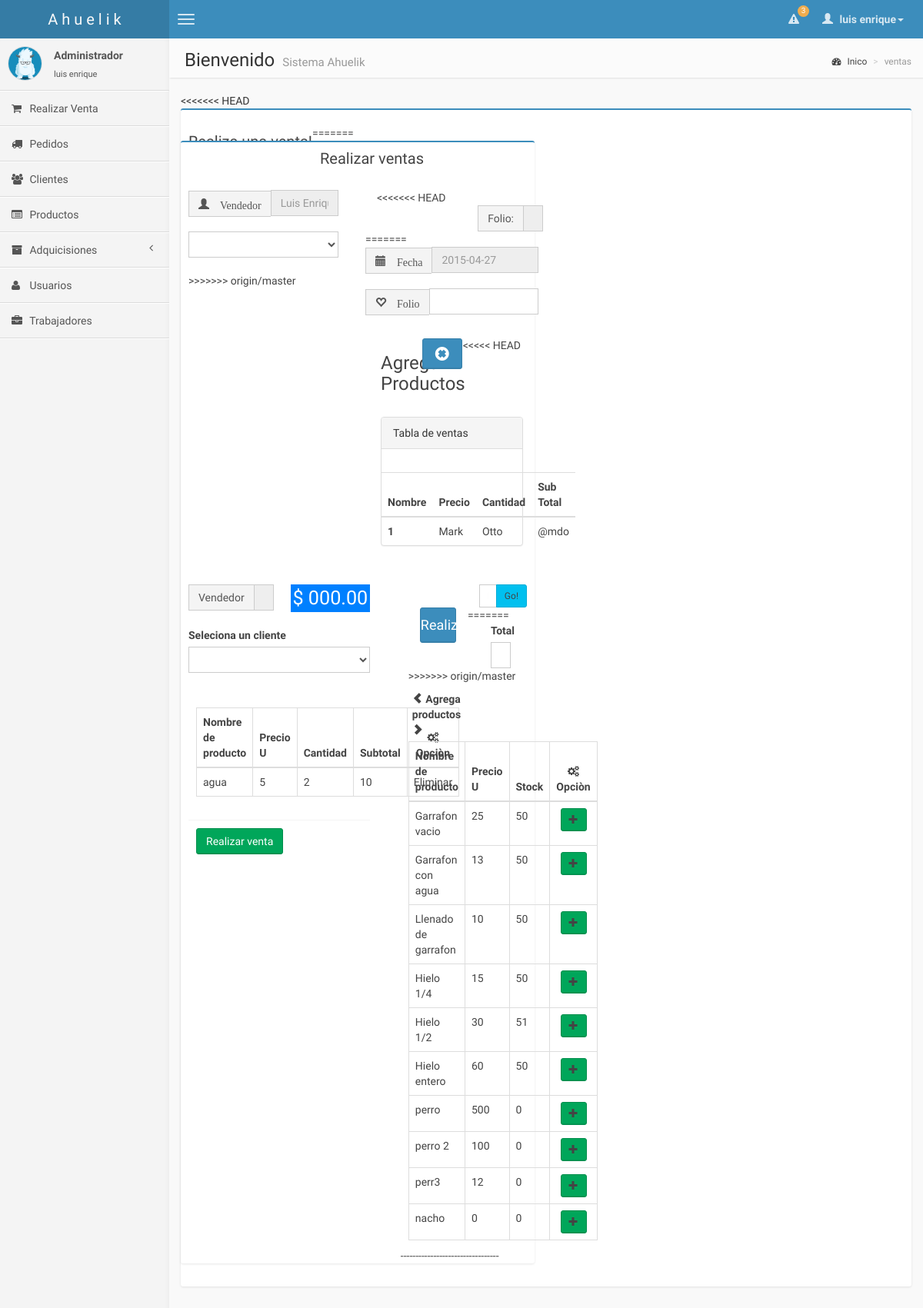
/pages/ventas.php (signed in), run on an earlier commit of the app's database.
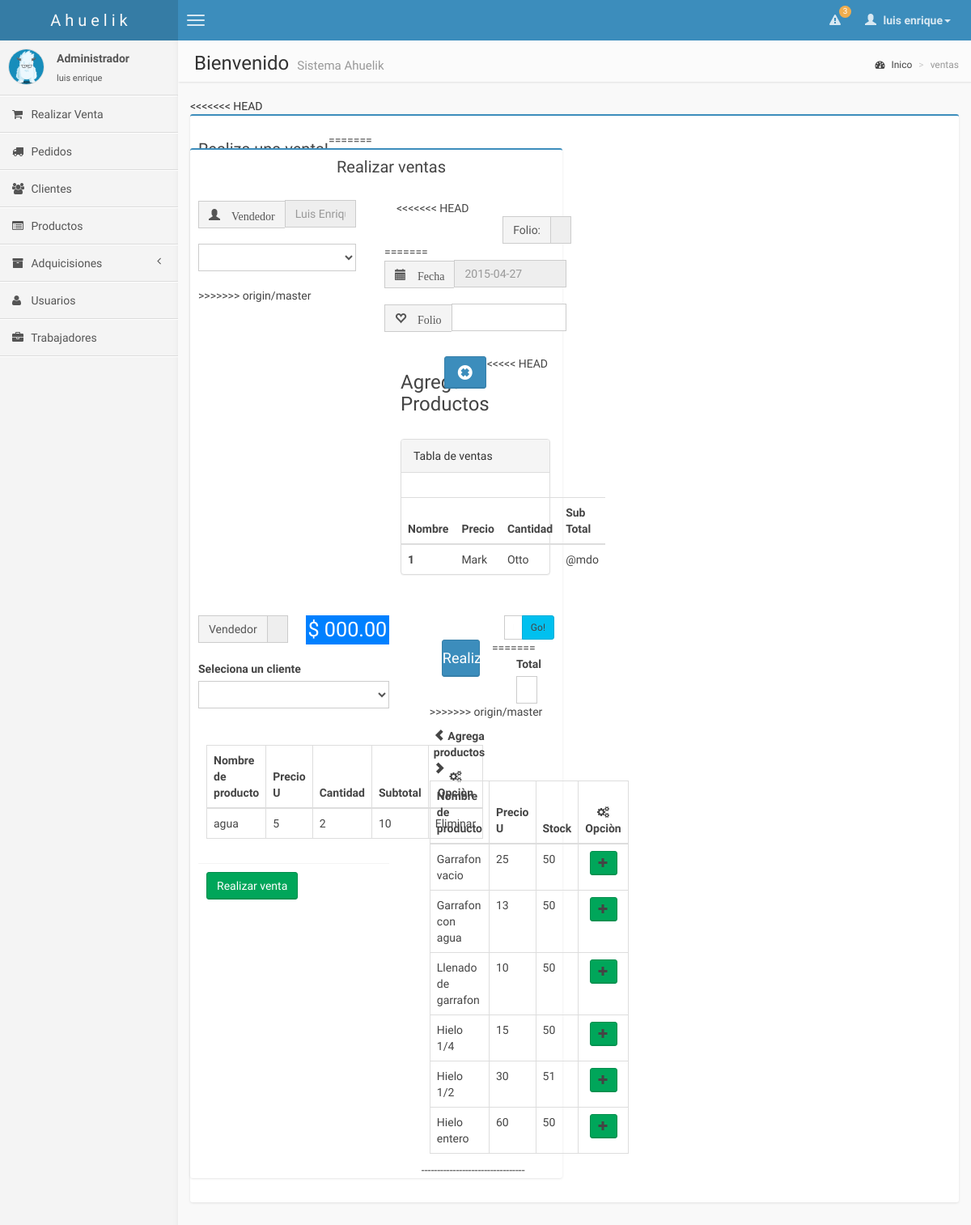
And on a later commit of the database.
### tables this page shows
CREATE TABLE `productos` (
  `id_producto` int(11) NOT NULL AUTO_INCREMENT,
  `nombre` varchar(50) NOT NULL,
  `descripcion` varchar(50) DEFAULT NULL,
  `stock` int(10) NOT NULL,
  `precio_venta` int(10) NOT NULL,
  PRIMARY KEY (`id_producto`)
);

### pages/ventas.php (the view, shortened to what the changed rows need)
<?php
    include("conexion.php");
?>
<!DOCTYPE html>
<html>
    <head>
        <link href="../css/bootstrap.min.css" rel="stylesheet" type="text/css" />
        <link href="../css/font-awesome.min.css" rel="stylesheet" type="text/css" />
        <link href="../css/ionicons.min.css" rel="stylesheet" type="text/css" />
        <link href="../css/AdminLTE.css" rel="stylesheet" type="text/css" />
        <link href="../css/my_style.css" rel="stylesheet" type="text/css" />
    </head>
    <body class="pace-done skin-blue">
        <div class="wrapper row-offcanvas row-offcanvas-left">
            <aside class="right-side">
                <section class="content-header">
                    <h1>
                        Bienvenido
                        <small> Sistema Ahuelik</small>
                    </h1>
                </section>
                <section class="content">
                    <?php
                        $v_query_productos = "SELECT * FROM productos";
                        $v_productos_table = mysqli_query($link,$v_query_productos) or die ("Problemas Consulta_productos:".mysql_error());
                    ?>
                    <div class="box box-primary">
                        <div class="box-header">
                            <div class="row">
                                <div class="col-sm-6 col-md-6">
                         <div class="box box-primary">
                                <div class="row">
                                <div class="col-xs-6">
                                <div class="col-xs-12">
                                    <div class="panel panel-default">
                                         <table class="table">
                                                <thead>
                                                    <tr>
                                                        <th>Nombre</th>
                                                        <th>Precio</th>
                                                        <th>Cantidad</th>
                                                        <th>Sub Total</th>
                                                    </tr>
                                                </thead>
                                                <tbody>
                                                    <tr>
                                                        <th scope="row">1</th>
                                                    </tr>
                                                </tbody>
                                         </table>
                                        </div><br>
                                </div>
                            </div>
                        </div>
                        <div class="row">
                            <div class="col-sm-7 col-md-7">
                                <div class="box-body">
                                    <form class="form-group" action="ventas.php" method="post">
                                        <div class="box-body table-responsive">
                                            <table id="example2" class="table table-bordered table-hover" style="">
                                                <thead>
                                                    <tr>
                                                        <th>Nombre de producto</th>
                                                        <th>Precio U</th>
                                                        <th>Cantidad</th>
                                                        <th>Subtotal</th>
                                                        <th style="text-align:center"><samp class="fa fa-cogs"></samp> Opciòn</th>
                                                    </tr>
                                                </thead>
                                            </table>
                                        </div>
                                    </form>
                                </div>
                            </div>
                            <div class="col-sm-5 col-md-5">
                                <div class="box-body table-responsive">
                                    <table id="regTable" id="example2" class="table table-bordered table-hover">
                                        <thead>
                                            <tr>
                                                <th>Nombre de producto</th>
                                                <th>Precio U</th>
                                                <th>Stock</th>
                                                <th style="text-align:center"><samp class="fa fa-cogs"></samp> Opciòn</th>
                                            </tr>
                                        </thead>
                                        <tbody>
                                            <?php
                                                while($reg_show_table = mysqli_fetch_array($v_productos_table, MYSQLI_ASSOC)){
                                                    echo "<tr>
                                                            <td>".$reg_show_table['nombre']."</td>
                                                            <td>".$reg_show_table['precio_venta']."</td>
                                                            <td>".$reg_show_table['stock']."</td>
                                                            <td style='text-align:center'>
<a class='btn btn-success btn-sm' data-toggle='modal' data-target='#".$reg_show_table['id_producto']."'>
  <samp class='glyphicon glyphicon-plus'></samp>
</a>
<div class='modal fade' id='".$reg_show_table['id_producto']."' tabindex='-1' role='dialog' aria-labelledby='".$reg_show_table['id_producto']."Label' aria-hidden='true'>
        <h4 class='modal-title' id='".$reg_show_table['id_producto']."Label'>Agregar Producto</h4>
                  <input name='id' type='text' value='".$reg_show_table['id_producto']."' hidden='hidden'>
                  <input name='nombre' type='text' value='".$reg_show_table['nombre']."' hidden='hidden'>
                  <input name='presio' type='text' value='".$reg_show_table['precio_venta']."' hidden='hidden'>
                  <a><h3>Producto: ".$reg_show_table['nombre']."</h3></a>
                  <label>Precio unitario: $".$reg_show_table['precio_venta'].".00</label>
</div>
                                                            </td>
                                                         </tr>";
                                                }
                                            ?>
                                        </tbody>
                                    </table>
                                </div>
                            </div>
                         </div>
                     </div>
                </section>
            </aside>
        </div>
    </body>
</html>

What changed in the data, as far as the page shows it:
removed productos: nombre "perro", precio_venta "500", stock "0"
removed productos: nombre "perro 2", precio_venta "100", stock "0"
removed productos: nombre "perr3", precio_venta "12", stock "0"
removed productos: nombre "nacho", precio_venta "0", stock "0"
